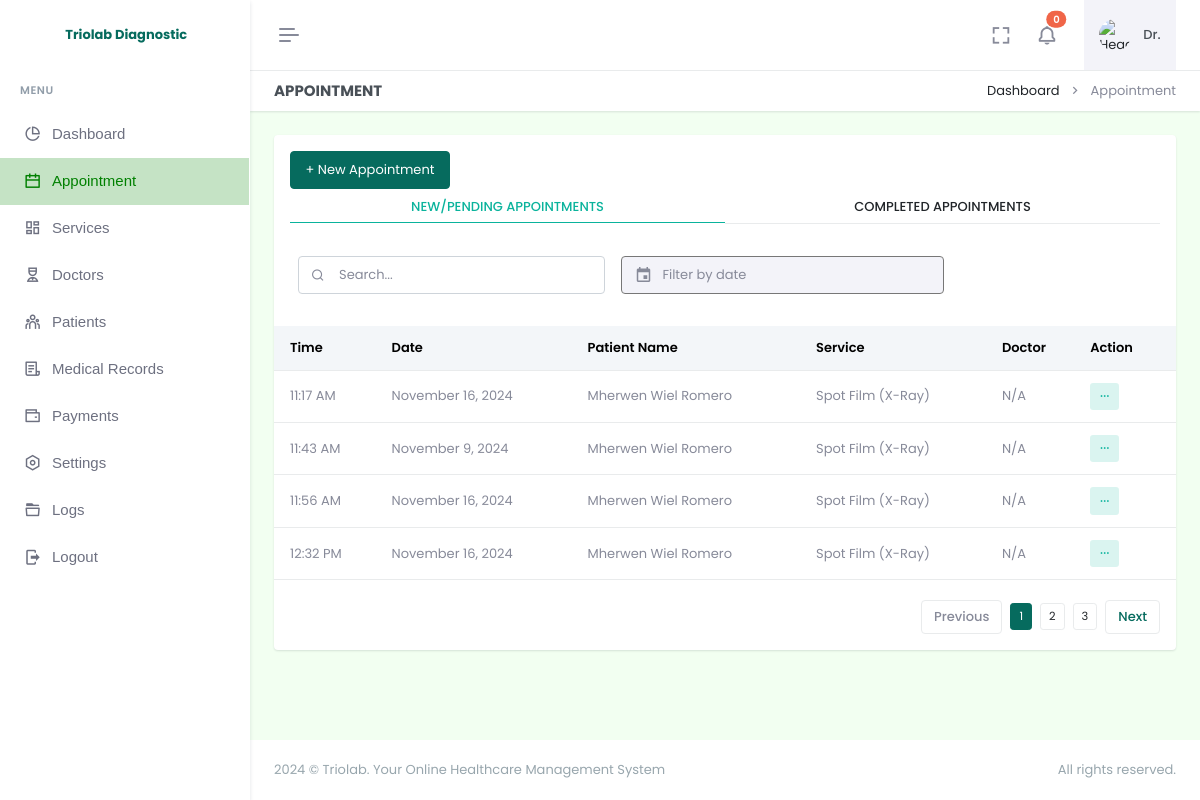
The page /doctor/appointment.php (signed in) on the database its author committed.
### tables this page shows
CREATE TABLE `appointment` (
  `id` int(11) NOT NULL AUTO_INCREMENT,
  `service_id` int(11) NOT NULL,
  `patient_id` int(11) NOT NULL,
  `appointment_date` varchar(255) NOT NULL,
  `appointment_slot_id` int(255) NOT NULL,
  `appointment_time` varchar(255) NOT NULL,
  `doctor_id` varchar(255) DEFAULT NULL,
  `department_id` int(255) NOT NULL,
  `selectedPayment` varchar(255) NOT NULL,
  `medical` text DEFAULT NULL,
  `status` varchar(255) NOT NULL DEFAULT 'Pending',
  `paid` varchar(255) NOT NULL DEFAULT 'Unpaid',
  `date_added` timestamp NOT NULL DEFAULT current_timestamp(),
  `is_archive` tinyint(4) NOT NULL DEFAULT 0,
  PRIMARY KEY (`id`)
);

CREATE TABLE `patient` (
  `id` int(11) NOT NULL AUTO_INCREMENT,
  `firstname` varchar(255) NOT NULL,
  `lastname` varchar(255) NOT NULL,
  `email` varchar(255) NOT NULL,
  `dob` varchar(255) DEFAULT NULL,
  `birthplace` varchar(255) DEFAULT NULL,
  `contact` varchar(255) DEFAULT NULL,
  `password` varchar(255) NOT NULL,
  `province` varchar(255) DEFAULT NULL,
  `city` varchar(255) DEFAULT NULL,
  `barangay` varchar(255) DEFAULT NULL,
  `street` varchar(255) DEFAULT NULL,
  `date_added` timestamp NOT NULL DEFAULT current_timestamp(),
  PRIMARY KEY (`id`)
);

CREATE TABLE `services` (
  `id` int(11) NOT NULL AUTO_INCREMENT,
  `category` varchar(255) NOT NULL,
  `type` varchar(255) NOT NULL,
  `service` varchar(255) NOT NULL,
  `department` varchar(255) NOT NULL,
  `cost` varchar(255) NOT NULL,
  `date_added` timestamp NOT NULL DEFAULT current_timestamp(),
  `is_archive` tinyint(4) NOT NULL DEFAULT 0,
  PRIMARY KEY (`id`)
);

### doctor/appointment.php (the view, shortened to what this page needs)
<!doctype html>
<html lang="en" data-layout="vertical" data-topbar="light" data-sidebar="light" data-sidebar-size="lg" data-sidebar-image="none" data-preloader="disable" data-theme="default" data-theme-colors="green">
<head>
    <link rel="stylesheet" href="https://cdn.jsdelivr.net/npm/flatpickr/dist/flatpickr.min.css">
    <link href="assets/css/bootstrap.min.css" rel="stylesheet" type="text/css" />
    <link href="assets/css/icons.min.css" rel="stylesheet" type="text/css" />
    <link href="assets/css/app.min.css" rel="stylesheet" type="text/css" />
    <link href="assets/css/custom.min.css" rel="stylesheet" type="text/css" />
    <link rel="stylesheet" href="assets/css/sweetalert.css">
</head>
<body style="background-color: #F2FFF1">
    <div id="layout-wrapper">
        <?php require "header.php"; ?>
        <?php require "sidebar.php" ?>
        <div class="main-content">
            <div class="page-content">
                <div class="container-fluid">
                    <div class="row">
                        <div class="col-12">
                            <div class="page-title-box d-sm-flex align-items-center justify-content-between bg-galaxy-transparent">
                                <h4 class="mb-sm-0">Appointment</h4>
                                <div class="page-title-right">
                                    <ol class="breadcrumb m-0">
                                        <li class="breadcrumb-item"><a href="index.php">Dashboard</a></li>
                                        <li class="breadcrumb-item active">Appointment</li>
                                    </ol>
                                </div>
                            </div>
                        </div>
                    </div>
                    <div class="row">
                        <div class="col-12">
                            <div class="card">
                                <div class="card-body">
                                    <button class="btn btn-primary">+ New Appointment</button>
                                    <ul class="nav nav-tabs nav-tabs-custom nav-success nav-justified mb-3" role="tablist">
                                        <li class="nav-item">
                                            <a class="nav-link active" data-bs-toggle="tab" href="#new" role="tab">
                                                NEW/PENDING APPOINTMENTS
                                            </a>
                                        </li>
                                        <li class="nav-item">
                                            <a class="nav-link" data-bs-toggle="tab" href="#completed" role="tab">
                                                COMPLETED APPOINTMENTS
                                            </a>
                                        </li>
                                    </ul>
                                    <div class="tab-content text-muted">
                                        <div class="tab-pane active" id="new" role="tabpanel">
                                            <div class="d-flex align-items-center gap-3">
                                                <div class="d-flex justify-content-sm-start">
                                                    <div class="search-box ms-2">
                                                        <input type="text" class="form-control search" placeholder="Search...">
                                                        <i class="ri-search-line search-icon"></i>
                                                    </div>
                                                </div>
                                                <div class="app-search d-none d-md-block">
                                                    <div class="position-relative">
                                                        <input id="datePicker" type="text" class="form-control" style="border: 1px solid #777;" placeholder="Filter by date" autocomplete="off">
                                                        <span class="mdi mdi-calendar search-widget-icon"></span>
                                                    </div>
                                                </div>
                                            </div>
                                            <div class="listjs-table" id="customerList">
                                                <div class="table-responsive table-card mt-3 mb-1">
                                                    <table class="table align-middle table-nowrap" id="customerTable">
                                                        <thead class="table-light">
                                                            <tr>
                                                                <th>Time</th>
                                                                <th>Date</th>
                                                                <th>Patient Name</th>
                                                                <th>Service</th>
                                                                <th>Doctor</th>
                                                                <th>Action</th>
                                                            </tr>
                                                        </thead>
                                                        <tbody class="list">
                                                            <?php
                                                            $selectAppointment = $pdo->query("SELECT *, appointment.id AS appointment_id, patient.id AS patient_id, services.id AS service_id, patient.firstname AS patient_firstname, patient.lastname AS patient_lastname, doctor.firstname AS doctor_firstname, doctor.lastname AS doctor_lastname FROM appointment INNER JOIN patient ON appointment.patient_id = patient.id INNER JOIN services ON appointment.service_id = services.id LEFT JOIN doctor ON appointment.doctor_id = doctor.employee_id WHERE appointment.is_archive = 0 AND appointment.status = 'Pending' ORDER BY appointment.date_added ASC");
                                                            if ($selectAppointment->rowCount() > 0) {
                                                                while ($row = $selectAppointment->fetch(PDO::FETCH_ASSOC)) {
                                                                    $time = $row['appointment_time'];
                                                                    $formatted_time = date("g:i A", strtotime($time));
                                                                    $date = $row['appointment_date'];
                                                                    $formatted_date = date("F j, Y", strtotime($date));
                                                                    $fullnamePatient = $row['patient_firstname'] . " " . $row['patient_lastname'];
                                                                    $fullnameDoctor = $row['doctor_id'] == NULL ? "N/A" : "Dr. " . $row['doctor_firstname'] . " " . $row['doctor_lastname'];
                                                                    $serviceName = $row['service'] . " (" . $row['type'] . ")";
                                                            ?>
                                                                    <tr>
                                                                        <td class="time"><?= $formatted_time; ?></td>
                                                                        <td class="date"><?= $formatted_date; ?></td>
                                                                        <td class="patient_name"><?= $fullnamePatient; ?></td>
                                                                        <td class="service"><?= $serviceName; ?></td>
                                                                        <td class="doctor"><?= $fullnameDoctor; ?></td>
                                                                        <td>
                                                                            <div class="dropdown d-inline-block">
                                                                                <button class="btn btn-soft-success btn-sm dropdown" type="button" data-bs-toggle="dropdown" aria-expanded="false">
                                                                                    <i class="ri-more-fill align-middle"></i>
                                                                                </button>
                                                                            </div>
                                                                        </td>
                                                                    </tr>
                                                                <?php
                                                                }
                                                            }
                                                            ?>
                                                        </tbody>
                                                    </table>
                                                </div>
                                                <div class="d-flex justify-content-end">
                                                    <div class="pagination-wrap hstack gap-2" style="display: flex;">
                                                        <a class="page-item pagination-prev disabled" href="javascript:void(0);">
                                                            Previous
                                                        </a>
                                                        <ul class="pagination listjs-pagination mb-0">
                                                            <li clas="active"><a class="btn btn-primary btn-sm" href="#">1</a></li>
                                                            <li clas=""><a class="btn btn-sm" style="border: 1px solid #e9ebec;" href="#">2</a></li>
                                                            <li clas=""><a class="btn btn-sm" style="border: 1px solid #e9ebec;" href="#">3</a></li>
                                                        </ul>
                                                        <a class="page-item pagination-next" href="javascript:void(0);">
                                                            Next
                                                        </a>
                                                    </div>
                                                </div>
                                            </div>
                                        </div>
                                    </div>
                                </div>
                            </div>
                        </div>
                    </div>
                </div>
            </div>
            <?php require "footer.php"; ?>
        </div>
    </div>
</body>
</html>

### rows shown on the page
appointment: appointment_time "11:17 AM", appointment_date "November 16, 2024", patient.lastname "Mherwen Wiel Romero", service.type "Spot Film (X-Ray)", doctor "N/A"
appointment: appointment_time "11:43 AM", appointment_date "November 9, 2024", patient.lastname "Mherwen Wiel Romero", service.type "Spot Film (X-Ray)", doctor "N/A"
appointment: appointment_time "11:56 AM", appointment_date "November 16, 2024", patient.lastname "Mherwen Wiel Romero", service.type "Spot Film (X-Ray)", doctor "N/A"
appointment: appointment_time "12:32 PM", appointment_date "November 16, 2024", patient.lastname "Mherwen Wiel Romero", service.type "Spot Film (X-Ray)", doctor "N/A"
